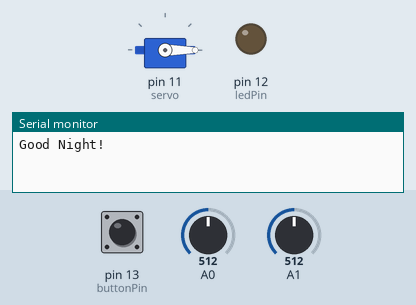
Bench run of a sketch on a simulated Arduino Uno, built with avr-gcc and run on an emulated ATmega328P. Shown: servo, output pins drawn as LEDs (lit = HIGH), the last lines printed to the serial monitor. The inputs (shaded band) are chosen by the test bench; at power-on: A1 = 512, pin 13 (buttonPin) HIGH, A0 = 512.

Above: at 1.2 s.
1.3 s: A1 set to 536
At 2.08 s:
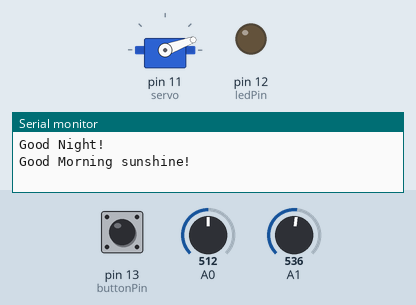
4.3 s: pin 13 (buttonPin) pulled LOW for 0.15 s
At 5.0 s:
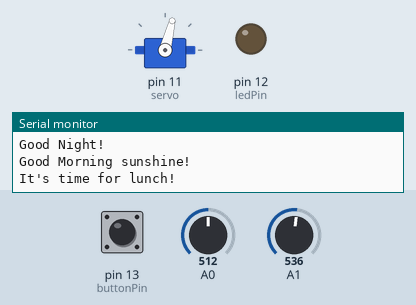
7.4 s: pin 13 (buttonPin) pulled LOW for 1 s
At 9.8 s:
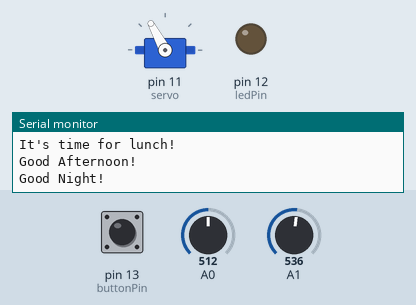
10.4 s: A0 set to 539
12.6 s: A0 set to 554
At 13.36 s:
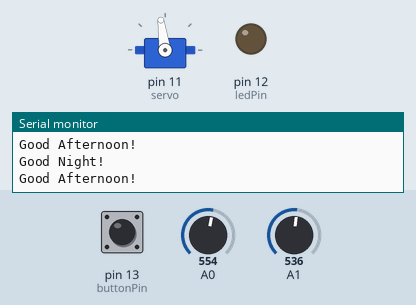
15.6 s: pin 13 (buttonPin) pulled LOW for 3.2 s
At 17.0 s:
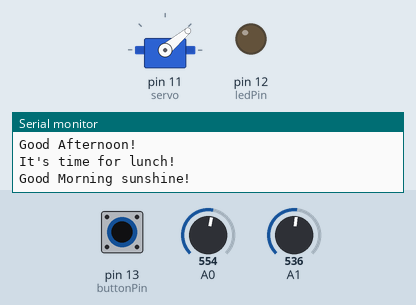
Timing chart, 0 to 19.3 s (numbered marks = the images above; inputs shaded):
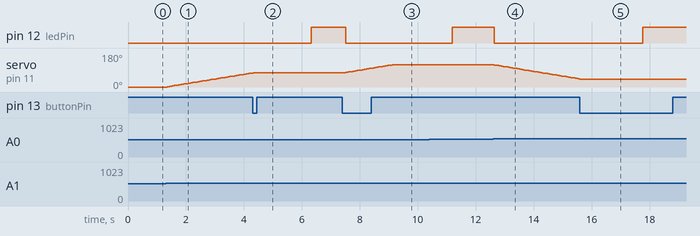

The sketch:

main.ino
```cpp
#include "C:\Users\iusti\FACULTATE\ANUL3\PM\proiect\main\utils.h"

// ---------------- Define useful functions ----------------
// Timer2 ISR to increment the millisecond counter
ISR(TIMER2_COMPA_vect) {
  timer2_millis++;
}

// Custom delay function using Timer2
void delay_ms(unsigned int ms) {
  timer2_millis = 0;
  // Set CTC mode (Clear Timer on Compare Match)
  TCCR2A = (1 << WGM21); // CTC mode
  TCCR2B = (1 << CS22) | (1 << CS20); // Prescaler 128
  OCR2A = 124; // Set compare value for 1ms interrupt (16MHz / 128 / 1000 - 1)
  TIMSK2 = (1 << OCIE2A); // Enable Timer2 compare interrupt

  // Wait until the timer reaches the desired delay
  while (timer2_millis < ms);

  // Disable Timer2 compare interrupt
  TIMSK2 = 0;
}

// Move the servo function
void move_servo(int ldr1, int ldr2) {
// Get the difference of these values
  int value = abs(ldr1 - ldr2);

  if ((value <= eps)) {
// You found a good position to stay in
  } else if (ldr1 >= error && ldr2 >= error) {
// Move in the initial state
  Spoint = 0;
// Update last position change time
  lastPositionChange = millis();
  if (!lastMessage.equals("Moving to the initial state!")) {
    Serial.println("Moving to the initial state!");
  }
  } else {
    if (ldr1 > ldr2) {
      if (Spoint - 2 <= 0) {
// Be careful with the limitation of the servo
      } else {
        Spoint -= 2;
// Update last position change time
        lastPositionChange = millis();
      }
    }
    if (ldr1 < ldr2) {
      if (Spoint + 2 >= 120) {
// Be careful with the limitation of the servo
      } else {
        Spoint += 2;
// Update last position change time
        lastPositionChange = millis();
      }
    }
  }

// Write values on the servo motor
  servo.write(Spoint);
}

// Messages for the user to understand the time of the day
// according to the position of the solar panel
void user_messages() {
// Check time of the day and print the correct message
  String message = "";
  if (Spoint - 2 <= 0) {
    message = "Good Night!";
  } else if (Spoint < 60) {
    message = "Good Morning sunshine!";
  } else if (Spoint >= 60 && Spoint <= 80) {
    message = "It's time for lunch!";
  } else if (Spoint > 80 && Spoint < 110) {
    message = "Good Afternoon!";
  } else {
    message = "Good Night!";
  }

  if (!lastMessage.equals(message)) {
    lastMessage = message;
    Serial.println(message);
  }
}

// Light the led only if the panel has found
// a good position to charge
void light_led() {
  if (millis() - lastPositionChange > 2000) {
// Turn on the LED
    PORTB |= (1 << PORTB4);
  } else {
// Turn off the LED
    PORTB &= ~(1 << PORTB4);
  }
}


void setup() {
  Serial.begin(9600);
// Include servo motor PWM pin
  servo.attach(11);
// Set the starting point of the servo - East
  servo.write(Spoint);
// Declare the LED as an output
  pinMode(ledPin, OUTPUT);
// Declare the button as an input
  pinMode(buttonPin, INPUT);
// Initialize last position change time
  lastPositionChange = millis();
// Delay using Timer1
  delay_ms(80);
}

void loop() {
// --------------------- Reading data ----------------------
// Configure ADC for LDR1
// Select channel 0
  ADMUX = 0;
// AVCC with external capacitor at AREF pin
  ADMUX |= (1 << REFS0);
// Clear ADCSRA register
  ADCSRA = 0;
// Set prescaler at 128
  ADCSRA |= (7 << ADPS0);
// Enable ADC
  ADCSRA |= (1 << ADEN);
// Start conversion
  ADCSRA |= (1 << ADSC);

// Wait until conversion is complete
  while (ADCSRA & (1 << ADSC));

// Read ADC result
  int ldr1 = ADC;

// Configure ADC for LDR2
// Select channel 0
  ADMUX = 0;
// ADC1 - channel 1
  ADMUX |= (1 << MUX0);
// AVCC with external capacitor at AREF pin
  ADMUX |= (1 << REFS0);
// Start conversion
  ADCSRA |= (1 << ADSC);

// Wait until conversion is complete
  while (ADCSRA & (1 << ADSC));

// Read ADC result
  int ldr2 = ADC;

// Read the state of the button
  int reading = digitalRead(buttonPin);

// -------------------- Implementation ---------------------

// Check if the button state has changed
if (reading != lastButtonState) {
  // Reset the debouncing timer
  lastDebounceTime = millis();
}

if ((millis() - lastDebounceTime) > debounceDelay) {
  // If the button state has changed
  if (reading != buttonState) {
    buttonState = reading;
    // Only toggle the ifPressed state if the button was pressed
    if (buttonState == LOW) {
      ifPressed = !ifPressed;
    }
  }
}

// Save the reading
lastButtonState = reading;

// Move the solar panel
  if (ifPressed == false) {
    move_servo(ldr1, ldr2);
// Write the user messages
    user_messages();
  }

// Light the led
  light_led();

// ------------------------ Waiting ------------------------
  delay_ms(80);
}
```

utils.h
```cpp
// ------------------- Import libraries --------------------
// Include the servo motor library
#include <Servo.h>
// Include the interruption library
#include <avr/interrupt.h>

// ---------------- Define pins and errors -----------------
// Define the LDR sensor pins
#define LDR1 A0
#define LDR2 A1
// Set epsilon value
#define eps 10
// Set error code
#define error 1000
// Starting point of the servo motor
int Spoint =  0;
// Create an object for the servo motor
Servo servo;
// Select the pin for the LED
const int ledPin = 12;
// Select the pin for the button
const int buttonPin = 13;

// ---------------- Define global variables ----------------
// Global variable to count milliseconds
volatile unsigned int timer2_millis = 0;
// Global variable to count the time sience last position has moved
volatile unsigned int lastPositionChange = 0;
// Global variable to check the button
volatile bool ifPressed = false;

// Last displayed message
String lastMessage = "";
// Current reading from the input pin
int buttonState;
// Previous reading from the input pin
int lastButtonState = LOW;
// The last time the output was toggled
unsigned  long lastDebounceTime = 0;
// The debounce time
unsigned long debounceDelay = 50;
```

Measured:
- the behaviour switches between 522 and 523 on A1 (found by bisection; images 0 and 1)
- the behaviour switches between 546 and 547 on A0 (found by bisection; images 3 and 4)
- after the input at 1.3 s, pin 12 (ledPin): stays LOW (without the input it goes to HIGH after 0.78 s); servo on pin 11 (servo): moves from 0° to 74° over 2.9 s, starting after 0.06 s
- after the input at 4.3 s, pin 12 (ledPin): LOW → HIGH after 2.0 s; servo on pin 11 (servo): goes on until 4.3 s, then stays 76°
- after the input at 7.4 s, pin 12 (ledPin): HIGH → LOW after 0.12 s; servo on pin 11 (servo): moves from 76° to 118° over 1.6 s, starting after 0.12 s
- after the input at 12.6 s, pin 12 (ledPin): HIGH → LOW at once; servo on pin 11 (servo): moves from 118° to 42° over 3.0 s, starting at once
- after the input at 15.6 s, pin 12 (ledPin): LOW → HIGH after 2.2 s instead of 3.7 s; servo on pin 11 (servo): goes on until 15.7 s, then stays 40°
